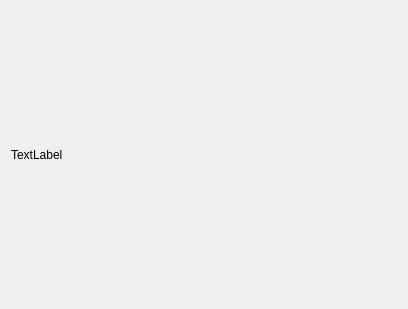
<?xml version="1.0" encoding="UTF-8"?>
<ui version="4.0">
 <class>ChatWindow</class>
 <widget class="QWidget" name="ChatWindow">
  <property name="windowModality">
   <enum>Qt::NonModal</enum>
  </property>
  <property name="geometry">
   <rect>
    <x>0</x>
    <y>0</y>
    <width>408</width>
    <height>309</height>
   </rect>
  </property>
  <property name="windowTitle">
   <string>聊天</string>
  </property>
  <layout class="QGridLayout" name="gridLayout">
   <item row="0" column="0">
    <widget class="QLabel" name="player">
     <property name="text">
      <string>TextLabel</string>
     </property>
    </widget>
   </item>
  </layout>
 </widget>
 <resources/>
 <connections/>
</ui>
